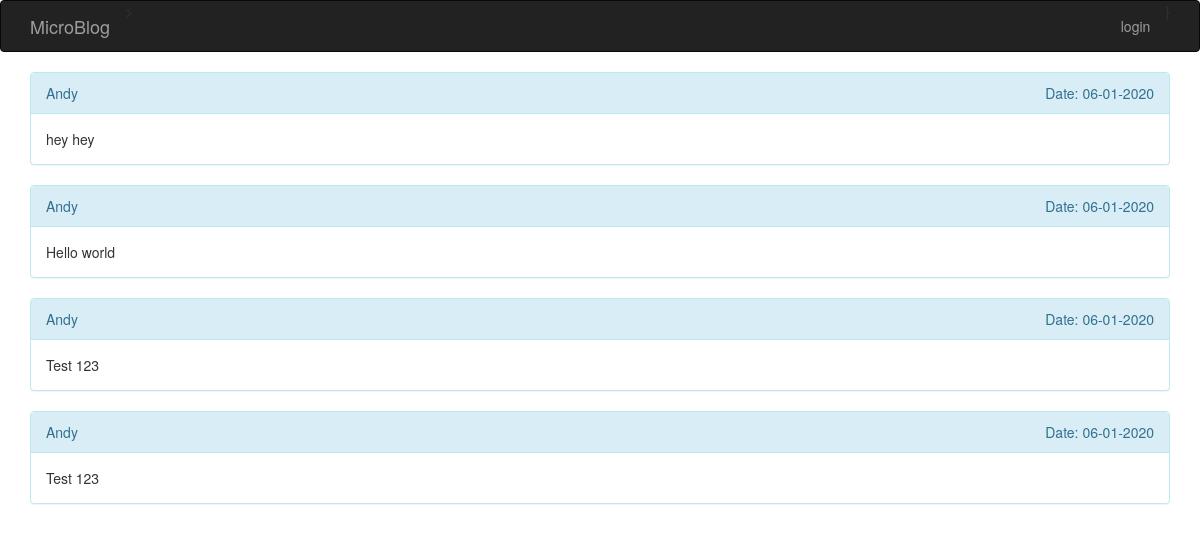
Before: / with the older database file.
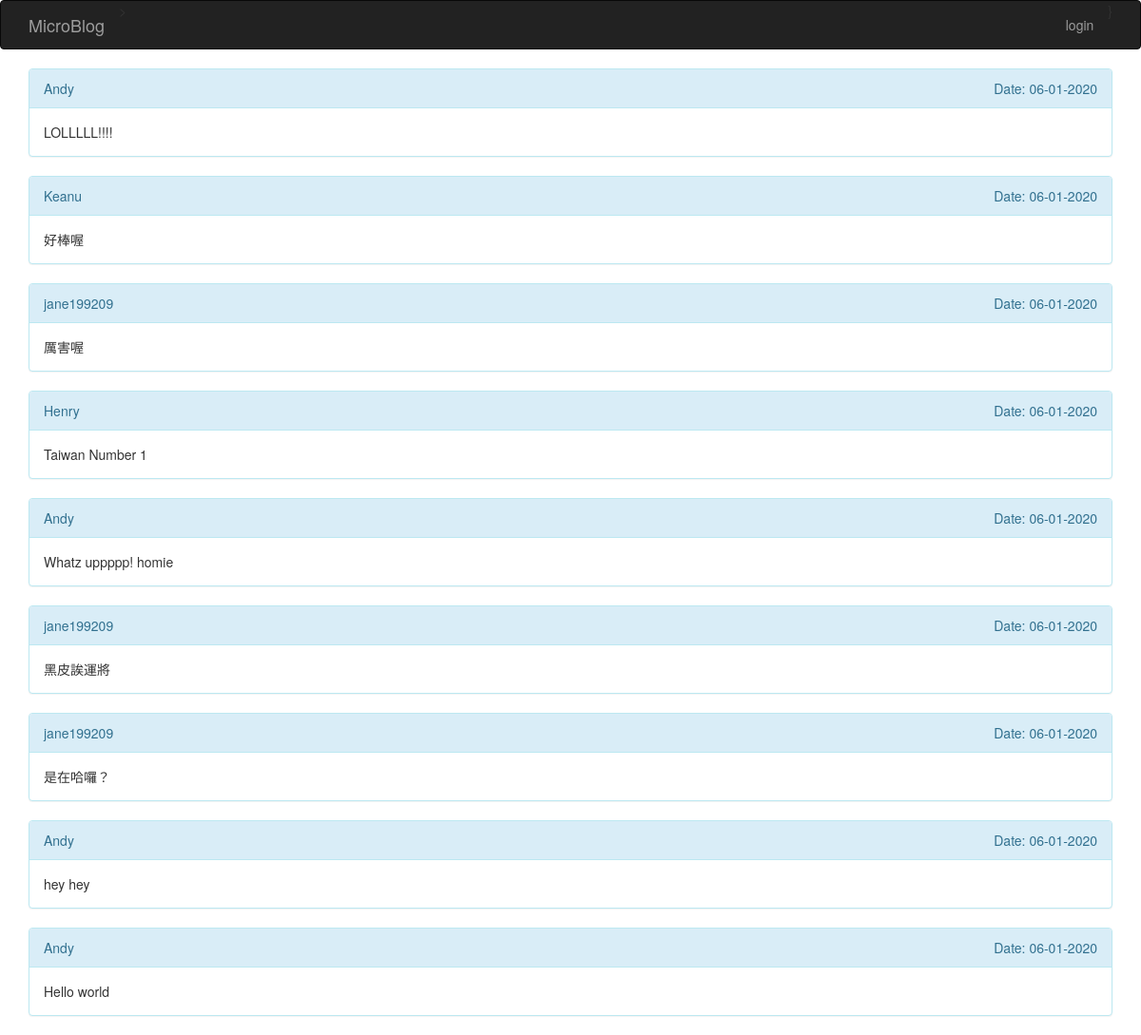
After: the same page with the newer database file.
### app/models/Post.py (models this page shows, shortened)
class Post(db.Model):
    __tablename__ = 'posts'
    id = db.Column(db.Integer, primary_key=True)
    body = db.Column(db.String(140))
    timestamp = db.Column(db.DateTime, index=True, default=datetime.utcnow)
    user_id = db.Column(db.Integer, db.ForeignKey(User.id))

### app/models/User.py (models this page shows, shortened)
class User(UserMixin, db.Model):
    __tablename__ = 'users'
    id = db.Column(db.Integer, primary_key=True)
    user_name = db.Column(db.String(32), index=True, unique=True)
    about_me = db.Column(db.Text())
    member_since = db.Column(db.DateTime(), default=datetime.utcnow)
    email = db.Column(db.String(120), index=True, unique=True)
    password_hash = db.Column(db.String(128))
    confirmed = db.Column(db.Boolean, default=False)
    posts = db.relationship('Post', backref='author', lazy='dynamic')

### app/routes/main.py (the view)
@main.route('/')
def index():
    posts = Post.query.order_by(Post.timestamp.desc()).all()
    return render_template('index.html', posts=posts)

### app/routes/auth.py (called while the page is built)
@auth.before_app_request
def before_request():
    if current_user.is_authenticated \
            and not current_user.confirmed \
            and request.blueprint != 'auth' \
            and request.endpoint != 'static':
        return redirect(url_for('auth.unconfirmed'))

### app/utils/filters.py (called while the page is built)
@filters.app_template_filter()
def pretty_date(value):
    return value.strftime("%m-%d-%Y")

### app/templates/index.html (shortened to what this page needs)
{% extends "base.html" %}
{% block page_content %}
    {% for post in posts %}
        {% include 'widgets/post.html' %}
    {% endfor %}
{% endblock %}

### app/templates/widgets/post.html
<div class="panel panel-info">
    {% if profile_page %}
        <div class="panel-heading">ID: {{ post.id }} <span class="pull-right">{{ post.timestamp | pretty_date }}</span></div>
    {% else %}
        <div class="panel-heading">{{ post.author.user_name }}<span class="pull-right">Date: {{ post.timestamp | pretty_date }}</span></div>
    {% endif %}
    <div class="panel-body">
        {{ post.body }}
    </div>
</div>

Changed rows visible on the page:
removed Post: author.user_name "Andy", timestamp|pretty_date "06-01-2020", body "Test 123"
removed Post: author.user_name "Andy", timestamp|pretty_date "06-01-2020", body "Test 123"
added Post: author.user_name "Andy", timestamp|pretty_date "06-01-2020", body "LOLLLLL!!!!"
added Post: author.user_name "Keanu", timestamp|pretty_date "06-01-2020", body "好棒喔"
added Post: author.user_name "jane199209", timestamp|pretty_date "06-01-2020", body "厲害喔"
added Post: author.user_name "Henry", timestamp|pretty_date "06-01-2020", body "Taiwan Number 1"
added Post: author.user_name "Andy", timestamp|pretty_date "06-01-2020", body "Whatz uppppp! homie"
added Post: author.user_name "jane199209", timestamp|pretty_date "06-01-2020", body "黑皮誒運將"
added Post: author.user_name "jane199209", timestamp|pretty_date "06-01-2020", body "是在哈囉？"
